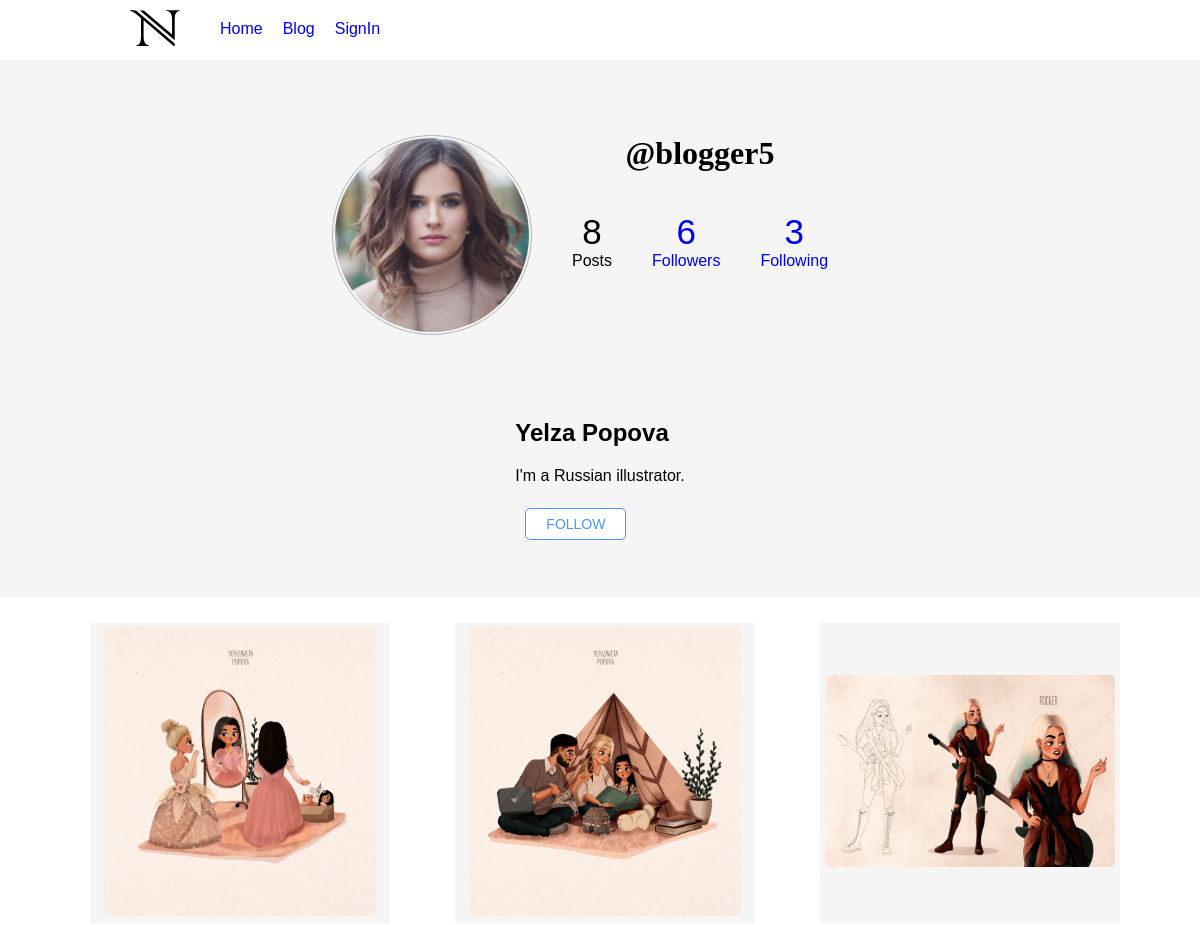
Page /blog/userProfile/blogger5/ (upper part) on the earlier database version.
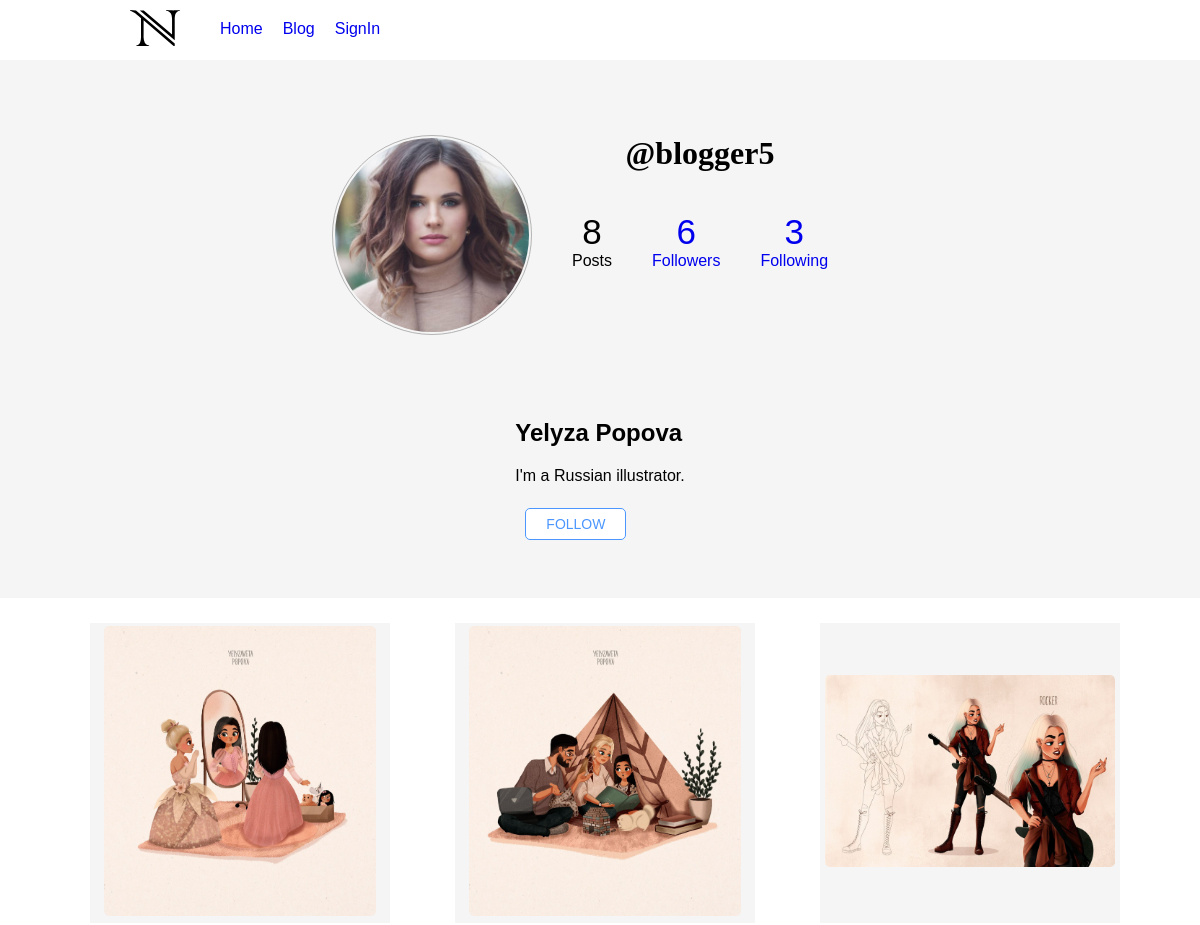
Same page on the later database version.
### blog/models.py (models this page shows, shortened)
class Bloger(models.Model):
    username = models.CharField(max_length=50)
    name = models.CharField(max_length=50)
    email = models.EmailField()
    phone = models.CharField(max_length=20, default="", blank=True, null=True)
    email_verified = models.BooleanField(default=False, null=False)
    pic = models.ImageField(upload_to="blogprofile/",
                            default=None, blank=True, null=True)
    bio = models.TextField(default="", blank=True, null=True)
    date = models.DateTimeField(blank=True, null=True)

### blog/views.py (the view)
# urls.py: path('userProfile/<str:pk>/', views.bloguserProfile, name='bloguserProfile'),
def bloguserProfile(request, pk):
    try:
        bloger = Bloger.objects.get(username=pk)
    except:
        bloger = Bloger.objects.get(username=auth.get_user(request))
    posts = CreatePost.objects.filter(
        bloger=bloger.id).order_by('date').reverse
    following = Following.objects.filter(
        username=pk).order_by('date').reverse
    follower = Follower.objects.filter(
        username=pk).order_by('date').reverse
    if bloger.username == str(auth.get_user(request)):
        editProfile = True
    else:
        editProfile = False
    x = Following.objects.filter(
        username=auth.get_user(request))
    context = {'bloger': bloger, 'posts': posts, 'following': following,
               'follower': follower, 'editProfile': editProfile, }
    return render(request, 'blogUserProfile.html', context)

### blog/templatetags/blog.py (called while the page is built)
@register.filter(name="follows")
def follows(request, num):
    try:
        Following.objects.get(
            username=auth.get_user(request), follows=Bloger.objects.get(username=num))
        unfollow = True
    except:
        unfollow = False
    return unfollow

@register.filter(name="videoTrue")
def videoTrue(request, num):
    try:
        post = CreatePost.objects.all().get(id=num)
        a = str(post.pic1)
        if a.endswith(".mp4"):
            vid = True
        else:
            vid = False
    except:
        vid = False
    return vid

### blog/templates/blogUserProfile.html (shortened to what this page needs)
{% extends 'blogBase.html' %} {% load blog %}  {% block blog %}
<div>
  <div class="userProfileSec">
    <div class="user">
      {% if bloger.pic %}
      <div class="uimg"><img src="{{bloger.pic.url}}" alt="" /></div>
      {%else%}
      <div class="uimg"><img src="/static/images/No_image_available.png" alt="" /></div>
      {%endif%}
      <div>
        <h1 style="text-align: center;">@{{bloger.username}}</h1>
        <div class="ustatus">
          <div class="ustatus-c">
            <div class="unum">{{posts.count}}</div>
            <div>Posts</div>
          </div>
          <div class="ustatus-c"><a href="{% url 'blogfollowers' bloger.username %}">
            <div class="unum">{{follower.count}}</div>
            <div>Followers</div></a>
          </div>
          <div class="ustatus-c"><a href="{% url 'blogfollowing' bloger.username %}">
            <div class="unum">{{following.count}}</div>
            <div>Following</div></a>
          </div>
        </div>
      </div>
    </div>
    <div class="uinfo">
      <h2>{{bloger.name}}</h2>
      {% if bloger.bio == "" %}
      Tell others about yourself
      {%else%}
      <p>{{bloger.bio}}</p>
      {%endif%}
      <div>
        {% if editProfile %}
          <div><a class="btn" href="{% url 'bloguserProfileEdit' %}">Edit Profile</a></div>
        {%else%}
          <div>
            {% if  request|follows:bloger.username %}
              <a class="btn" href="{% url 'blogunfollow' bloger.username %}">UNFOLLOW</a>
            {%else%}
              <a class="btn" href="{% url 'blogfollow' bloger.username %}">FOLLOW</a>
            {%endif%}
          </div>
        {%endif%}
      </div>
    </div>
  </div>
  <div class="uposts">
    {% for i in posts %}
    <div class="div30">
      <a href="{% url 'blogpost' i.id %}">
        <div>
          {% if request|videoTrue:i.id %}
          <video src="{{i.pic1.url}}"></video>
          {%else%}
          <img src="{{i.pic1.url}}" alt="" />
          {%endif%}
        </div>
      </a>
    </div>
    {%endfor%}
  </div>
</div>
{% endblock %}

Differences in the rows shown:
changed Bloger "blogger5": name "Yelza Popova" → "Yelyza Popova"
